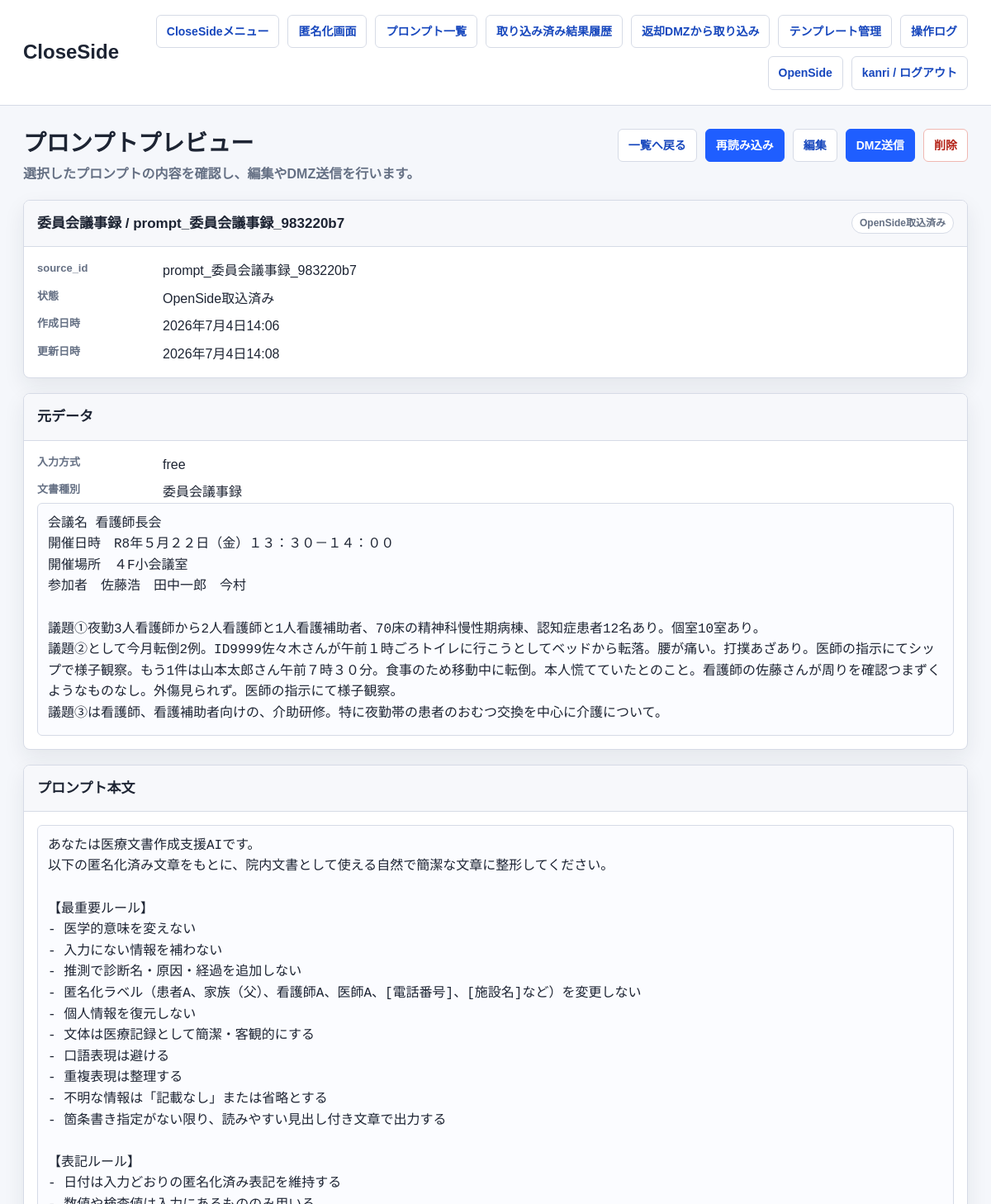
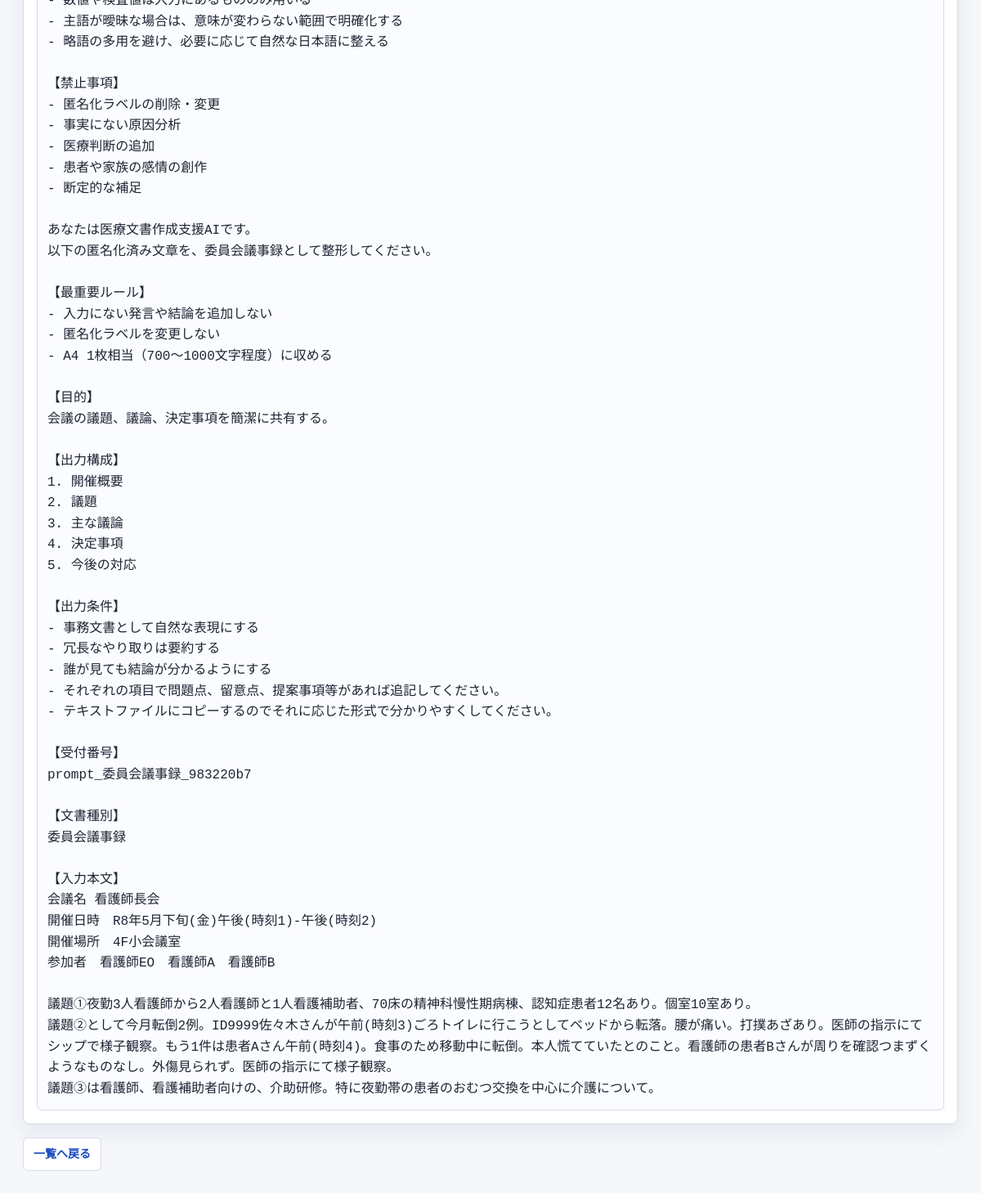
Screenshot of /close/prompts/83/ (signed in) with the database file from the repository (2 pictures, top to bottom).
### anonymizer_app/models.py (models this page shows, shortened)
class Prompt(models.Model):
    STATUS_CHOICES = [
        ('draft', '作成済み'),
        ('sent_to_dmz', 'DMZ送信済み'),
        ('imported_to_open', 'OpenSide取込済み'),
    ]
    name = models.CharField(max_length=255)
    content = models.TextField()
    source_input_data = models.JSONField(blank=True, default=dict)
    source_id = models.CharField(max_length=255, blank=True, default='', db_index=True)
    owner = models.ForeignKey(settings.AUTH_USER_MODEL, null=True, blank=True, on_delete=models.SET_NULL)
    status = models.CharField(max_length=32, choices=STATUS_CHOICES, default='draft')
    created_at = models.DateTimeField(default=timezone.now)
    updated_at = models.DateTimeField(auto_now=True)

### close_side/views.py (the view)
# urls.py: path('prompts/<int:pk>/', close_login_required(views.prompt_preview), name='prompt_preview'),
def prompt_preview(request, pk):
    prompt = get_object_or_404(_owned_queryset(Prompt.objects.all(), request.user), pk=pk)
    return render(request, 'anonymizer_app/prompt_preview.html', {'prompt': prompt})

### anonymizer_app/network_policy.py (called while the page is built)
def network_policy() -> dict:
    return getattr(settings, 'NETWORK_POLICY', DEFAULT_NETWORK_POLICY)

def get_client_ip(request) -> str:
    forwarded_for = request.META.get('HTTP_X_FORWARDED_FOR', '')
    if getattr(settings, 'NETWORK_POLICY_TRUST_X_FORWARDED_FOR', True) and forwarded_for:
        return forwarded_for.split(',')[0].strip()
    return request.META.get('REMOTE_ADDR') or ''

def normalize_ip(value: str):
    try:
        return ip_address(value)
    except ValueError:
        return None

def _networks(cidrs: list[str]):
    networks = []
    for cidr in cidrs:
        try:
            networks.append(ip_network(cidr))
        except ValueError:
            continue
    return networks

def side_for_path(path: str) -> str:
    for side, rule in network_policy().items():
        if any(path.startswith(prefix) for prefix in rule.get('paths', [])):
            return side
    return ''

def allowed_cidrs_for_side(side: str) -> list[str]:
    rule = network_policy().get(side, {})
    cidrs = list(rule.get('cidrs', []))
    if getattr(settings, 'NETWORK_POLICY_ALLOW_LOOPBACK', False):
        cidrs.extend(LOOPBACK_CIDRS)
    return cidrs

def is_client_allowed_for_side(client_ip: str, side: str) -> bool:
    parsed = normalize_ip(client_ip)
    if parsed is None:
        return False
    return any(parsed in network for network in _networks(allowed_cidrs_for_side(side)))

    def __call__(self, request):
        side = side_for_path(request.path_info)
        if not side or not getattr(settings, 'NETWORK_POLICY_ENFORCED', True):
            return self.get_response(request)
        client_ip = get_client_ip(request)
        if is_client_allowed_for_side(client_ip, side):
            request.network_segment = side
            request.client_ip = client_ip
            return self.get_response(request)
        self._log_denied_request(request, side, client_ip)
        label = network_policy().get(side, {}).get('label', side)
        return HttpResponseForbidden(f'{label} へのアクセス元ネットワークが許可されていません。')

### close_side/views.py (called while the page is built)
def _is_admin(user) -> bool:
    return bool(user.is_staff or user.is_superuser)

def _owned_queryset(queryset, user):
    if _is_admin(user):
        return queryset
    return queryset.filter(owner=user)

### anonymizer_app/templates/anonymizer_app/prompt_preview.html (shortened to what this page needs)
{% extends "anonymizer_app/base.html" %}
{% block brand %}CloseSide{% endblock %}
{% block page_title %}プロンプトプレビュー{% endblock %}
{% block page_subtitle %}<p class="page-subtitle">選択したプロンプトの内容を確認し、編集やDMZ送信を行います。</p>{% endblock %}
{% block page_actions %}
  <a class="button" href="{% url 'close_side:prompts_list' %}">一覧へ戻る</a>
  {% if prompt.source_input_data %}
    <a class="button primary" href="{% url 'close_side:home' %}?reload_prompt_id={{ prompt.pk }}">再読み込み</a>
  {% endif %}
  <a class="button" href="{% url 'close_side:prompt_edit' pk=prompt.pk %}">編集</a>
  <form class="inline-form" method="post" action="{% url 'close_side:prompt_send_to_dmz' pk=prompt.pk %}">
    <button class="primary" type="submit">DMZ送信</button>
  </form>
  <form class="inline-form" method="post" action="{% url 'close_side:prompt_delete' pk=prompt.pk %}" onsubmit="return confirm('このプロンプトを削除しますか？');">
    <button class="danger" type="submit">削除</button>
  </form>
{% endblock %}
{% block content %}
  <section class="panel">
    <div class="panel-header">
      <h3 class="panel-title">{{ prompt.name }}</h3>
      <span class="badge">{{ prompt.get_status_display }}</span>
    </div>
    <div class="panel-body">
      <dl class="meta-list">
        <dt>source_id</dt><dd>{{ prompt.source_id|default:"-" }}</dd>
        <dt>状態</dt><dd>{{ prompt.get_status_display }}</dd>
        <dt>作成日時</dt><dd>{{ prompt.created_at }}</dd>
        <dt>更新日時</dt><dd>{{ prompt.updated_at }}</dd>
      </dl>
    </div>
  </section>
  <section class="panel">
    <div class="panel-header">
      <h3 class="panel-title">元データ</h3>
    </div>
    <div class="panel-body">
      {% if prompt.source_input_data %}
        <dl class="meta-list">
          <dt>入力方式</dt><dd>{{ prompt.source_input_data.input_mode|default:"-" }}</dd>
          <dt>文書種別</dt><dd>{{ prompt.source_input_data.template_type|default:"-" }}</dd>
        </dl>
        <pre>{{ prompt.source_input_data.text|default:"-" }}</pre>
      {% else %}
        <p class="empty">元データがありません。</p>
      {% endif %}
    </div>
  </section>
  <section class="panel">
    <div class="panel-header">
      <h3 class="panel-title">プロンプト本文</h3>
    </div>
    <div class="panel-body">
      {% if prompt.content %}
        <pre>{{ prompt.content }}</pre>
      {% else %}
        <p class="empty">本文がありません。</p>
      {% endif %}
    </div>
  </section>
  <div class="actions history-preview-actions">
    <a class="button" href="{% url 'close_side:prompts_list' %}">一覧へ戻る</a>
  </div>
{% endblock %}

### anonymizer_app/templates/anonymizer_app/base.html (shortened to what this page needs)
<!DOCTYPE html>
<html lang="ja">
<head>
</head>
<body>
  <header class="app-header">
    <div class="header-inner">
      <h1 class="brand-title">{% block brand %}匿名化システム{% endblock %}</h1>
      <nav class="top-nav" aria-label="主要メニュー">
        {% if request.resolver_match.namespace == 'open_side' %}
          <a class="nav-link" href="{% url 'open_side:menu' %}">OpenSideメニュー</a>
          <a class="nav-link" href="{% url 'open_side:dmz_list' %}">プロンプト一覧</a>
          {% if request.user.is_staff or request.user.is_superuser %}
            <a class="nav-link" href="{% url 'open_side:operation_logs' %}">操作ログ</a>
          {% endif %}
          <a class="nav-link" href="{% url 'close_side:menu' %}">CloseSide</a>
          <form method="post" action="{% url 'open_side:logout' %}">
            {% csrf_token %}
            <button type="submit">{{ request.user.username }} / ログアウト</button>
          </form>
        {% else %}
          <a class="nav-link" href="{% url 'close_side:menu' %}">CloseSideメニュー</a>
          <a class="nav-link" href="{% url 'close_side:home' %}">匿名化画面</a>
          <a class="nav-link" href="{% url 'close_side:prompts_list' %}">プロンプト一覧</a>
          <a class="nav-link" href="{% url 'close_side:result_history_list' %}">取り込み済み結果履歴</a>
          <a class="nav-link" href="{% url 'close_side:result_import_list' %}">返却DMZから取り込み</a>
          <a class="nav-link" href="{% url 'close_side:templates_list' %}">テンプレート管理</a>
          {% if request.user.is_staff or request.user.is_superuser %}
            <a class="nav-link" href="{% url 'close_side:operation_logs' %}">操作ログ</a>
          {% endif %}
          <a class="nav-link" href="{% url 'open_side:menu' %}">OpenSide</a>
          <form method="post" action="{% url 'close_side:logout' %}">
            <button type="submit">{{ request.user.username }} / ログアウト</button>
          </form>
        {% endif %}
      </nav>
    </div>
  </header>
  <main class="content">
    <div class="page-head">
      <div>
        <h2 class="page-title">{% block page_title %}{% endblock %}</h2>
        {% block page_subtitle %}{% endblock %}
      </div>
      <div class="actions">{% block page_actions %}{% endblock %}</div>
    </div>
    {% block content %}{% endblock %}
  </main>
</body>
</html>

### anonymizer_app/templates/anonymizer_app/base.html (style rules this page uses)
* { box-sizing: border-box; }
:root { --bg: #f5f7fb; --panel: #fff; --surface: #f7f8fb; --line: #d6dbe6; --line-strong: #a8b1c2; --text: #1d2433; --muted: #657084; --blue: #1f5eff; --blue-dark: #1747bd; --green: #138a5b; --danger: #b42318; --amber: #a96a00; --shadow: 0 10px 26px rgba(29, 36, 51, 0.08); }
body { margin: 0; background: var(--bg); color: var(--text); font-family: Arial, "Hiragino Kaku Gothic ProN", "Yu Gothic", Meiryo, sans-serif; font-size: 16px; line-height: 1.6; }
a { color: var(--blue-dark); font-weight: 700; text-decoration-thickness: 2px; text-underline-offset: 4px; }
button, input, textarea, select { font: inherit; }
.app-header { position: sticky; top: 0; z-index: 10; border-bottom: 1px solid var(--line); background: rgba(255, 255, 255, 0.94); backdrop-filter: blur(10px); }
.header-inner, .content { max-width: 1240px; margin: 0 auto; padding: 18px 28px; }
.header-inner { display: flex; justify-content: space-between; gap: 20px; align-items: center; }
.brand-title { margin: 0; font-size: 24px; font-weight: 800; letter-spacing: 0; }
.top-nav { display: flex; flex-wrap: wrap; gap: 10px; justify-content: flex-end; align-items: center; }
.top-nav form, .inline-form { margin: 0; display: inline-flex; }
.nav-link, .button, button { display: inline-flex; align-items: center; justify-content: center; min-height: 38px; border: 1px solid var(--line); border-radius: 6px; background: #fff; color: var(--blue-dark); padding: 8px 12px; font-size: 14px; font-weight: 800; text-decoration: none; cursor: pointer; white-space: nowrap; transition: background 120ms ease, border-color 120ms ease, color 120ms ease, transform 120ms ease; }
.primary { border-color: var(--blue); background: var(--blue); color: #fff; }
.danger { border-color: #f0b8b2; color: var(--danger); }
.content { padding-top: 28px; padding-bottom: 40px; }
.page-head { display: flex; justify-content: space-between; gap: 20px; align-items: flex-start; margin-bottom: 18px; }
.page-title { margin: 0; font-size: 28px; line-height: 1.3; }
.page-subtitle { margin: 6px 0 0; color: var(--muted); font-weight: 700; }
.actions { display: flex; flex-wrap: wrap; gap: 10px; align-items: center; }
.panel, .card { border: 1px solid var(--line); border-radius: 8px; background: var(--panel); box-shadow: var(--shadow); overflow: hidden; }
.panel + .panel, .card + .card { margin-top: 18px; }
.panel-header { display: flex; justify-content: space-between; gap: 12px; align-items: center; min-height: 54px; border-bottom: 1px solid var(--line); background: var(--surface); padding: 14px 16px; }
.panel-title { margin: 0; font-size: 17px; font-weight: 800; }
.panel-body pre { margin: 0; }
.panel-body, .card { padding: 16px; }
.history-preview-actions { margin-top: 16px; }
pre { white-space: pre-wrap; word-break: break-word; border: 1px solid var(--line); border-radius: 6px; background: #fbfcff; padding: 12px; overflow: auto; }
.meta-list { display: grid; grid-template-columns: 140px minmax(0, 1fr); gap: 8px 12px; margin: 0; }
.meta-list dt { color: var(--muted); font-size: 13px; font-weight: 800; }
.meta-list dd { margin: 0; word-break: break-word; }
.badge { display: inline-flex; align-items: center; min-height: 26px; border: 1px solid var(--line); border-radius: 999px; background: #fff; color: var(--muted); padding: 2px 9px; font-size: 12px; font-weight: 800; white-space: nowrap; }

### rows the page displays
Prompt: name "委員会議事録 / prompt_委員会議事録_983220b7", status "OpenSide取込済み", source_id "prompt_委員会議事録_983220b7", created_at "2026年7月4日14:06", updated_at "2026年7月4日14:08", source_input_data.input_mode "free", source_input_data.template_type "委員会議事録", source_input_data.text "会議名 看護師長会 開催日時 R8年５月２２日（金）１３：３０－１４：００ 開催場所 ４F小会議室 参加者 佐藤浩 田中一郎 今村 議題①夜勤3人看護師から2人看護師と1人看護補助者、70床の精神科慢性期病棟、認知症患者12名あり。個室10室あり。 議題②として今月転倒2例。ID9999佐々木さんが午前１時ごろトイレに行こうとしてベッドから転落。腰が痛い。打撲あざあり。医師の指示にてシップで様子観察。もう1件は山本太郎さん午前７時３０分。食事のため移動中に転倒。本人慌てていたとのこと。看護師の佐藤さんが周りを確認つまずくようなものなし。外傷見られず。医師の指示にて様子観察。 議題③は看護師、看護補助者向けの、介助研修。特に夜勤帯の患者のおむつ交換を中心に介護について。", content "あなたは医療文書作成支援AIです。 以下の匿名化済み文章をもとに、院内文書として使える自然で簡潔な文章に整形してください。 【最重要ルール】 - 医学的意味を変えない - 入力にない情報を補わない - 推測で診断名・原因・経過を追加しない - 匿名化ラベル（患者A、家族（父）、看護師A、医師A、[電話番号]、[施設名]など）を変更しない - 個人情報を復元しない - 文体は医療記録として簡潔・客観的にする - 口語表現は避ける - 重複表現は整理する - 不明な情報は「記載なし」または省略とする - 箇条書き指定がない限り、読みやすい見出し付き文章で出力する 【表記ルール】 - 日付は入力どおりの匿名化済み表記を維持する - 数値や検査値は入力にあるもののみ用いる - 主語が曖昧な場合は、意味が変わらない範囲で明確化する - 略語の多用を避け、必要に応じて自然な日本語に整える 【禁止事項】 - 匿名化ラベルの削除・変更 - 事実にない原因分析 - 医療判断の追加 - 患者や家族の感情の創作 - 断定的な補足 あなたは医療文書作成支援AIです。 以下の匿名化済み文章を、委員会議事録として整形してください。 【最重要ルール】 - 入力にない発言や結論を追加しない - 匿名化ラベルを変更しない - A4 1枚相当（700〜1000文字程度）に収める 【目的】 会議の議題、議論、決定事項を簡潔に共有する。 【出力構成】 1. 開催概要 2. 議題 3. 主な議論 4. 決定事項 5. 今後の対応 【出力条件】 - 事務文書として自然な表現にする - 冗長なやり取りは要約する -…"

### other values shown
{{ request.user.username }} "kanri"
